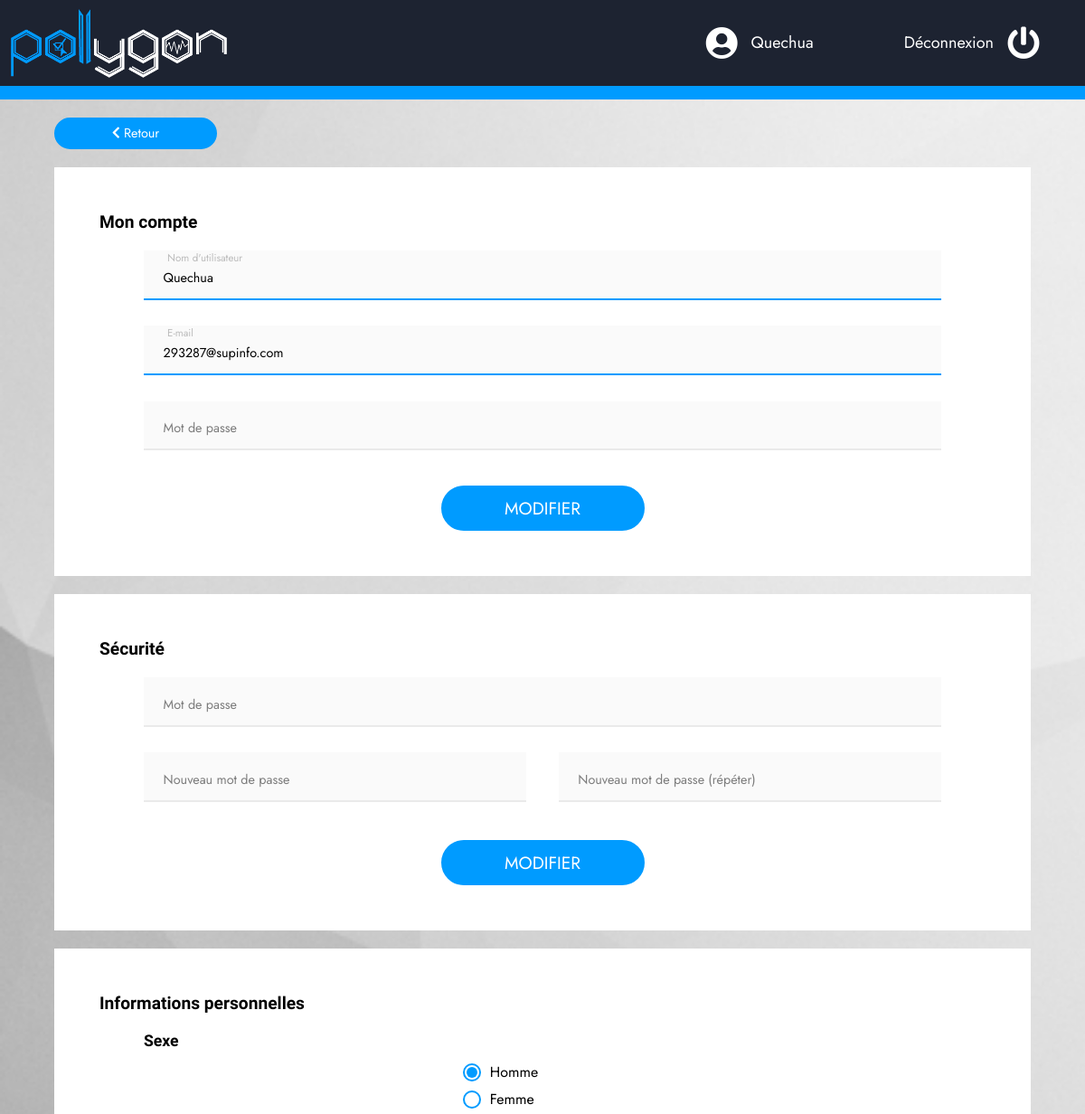
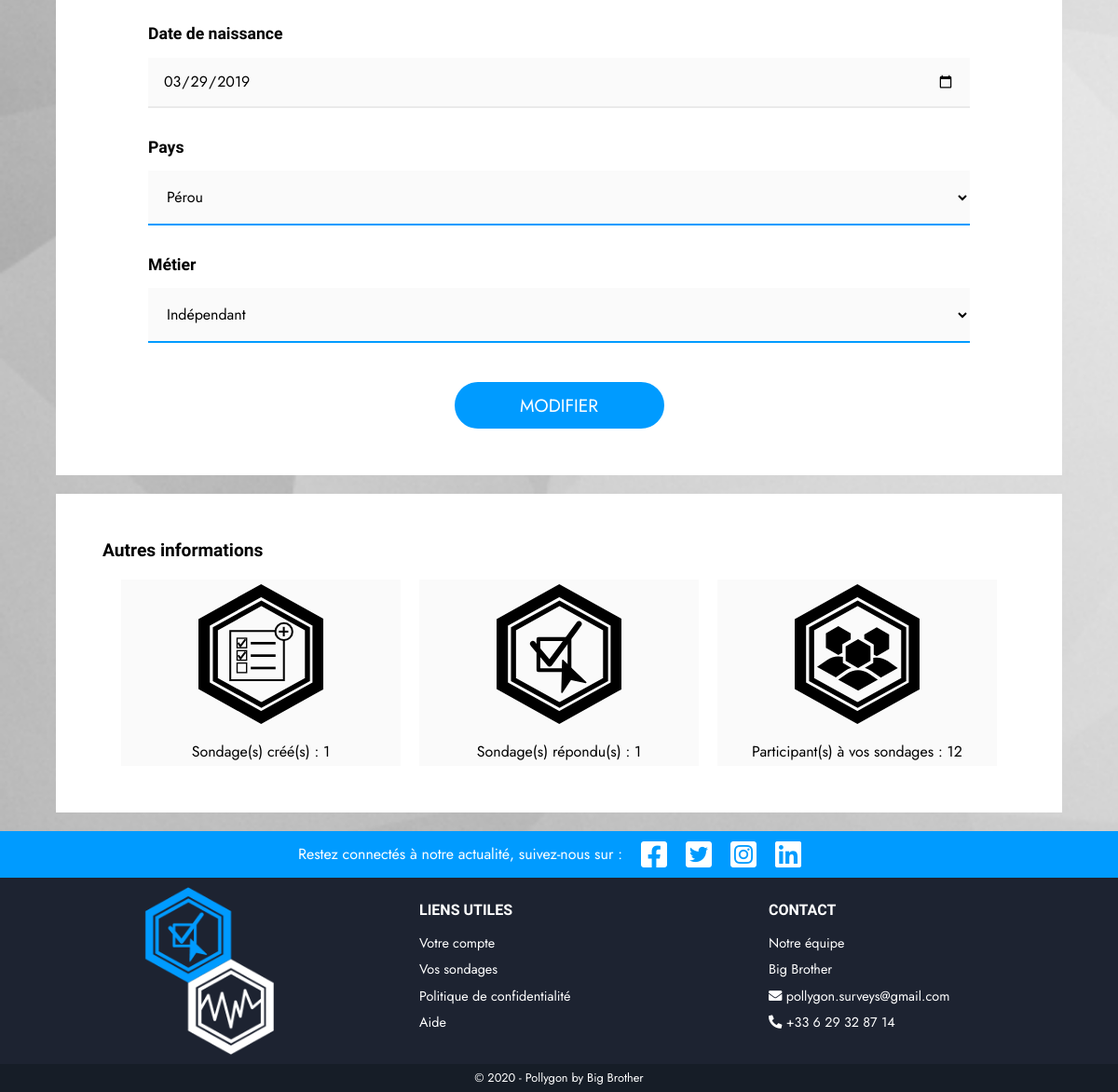
Screenshot of /my_account.php (signed in) with the database file from the repository (2 pictures, top to bottom).
### tables this page shows
CREATE TABLE IF NOT EXISTS `users` (
  `user_id` int(11) NOT NULL AUTO_INCREMENT,
  `username` varchar(32) NOT NULL,
  `email` varchar(255) NOT NULL,
  `password` varchar(255) NOT NULL,
  `gender` varchar(20) DEFAULT NULL,
  `birthdate` date DEFAULT NULL,
  `country` varchar(255) DEFAULT NULL,
  `job` varchar(255) DEFAULT NULL,
  PRIMARY KEY (`user_id`)
);

### my_account.php (called while the page is built, shortened)
<?php
require_once "./init.php";
$UserManager = new Users($db);
$user = $UserManager->get($_SESSION["user_id"]);
if ($user)  $user = $user[0];
else        $user = [];
require_once "./views/my_account_v.php";

### classes/PDOFactory.php (called while the page is built, shortened)
<?php
abstract class PDOFactory {
    public static function sendQuery($db, $sql, $vars = [], $return = true) {
        $query = $db->prepare($sql);
        $result = [];
        foreach ($vars as $name => $value) {
            if      (is_int($value))    $type = PDO::PARAM_INT;
            elseif  (is_bool($value))   $type = PDO::PARAM_BOOL;
            else                        $type = PDO::PARAM_STR;
            $query->bindValue(":$name", $value, $type);
        }
        $query->execute();
        if ($return) while ($d = $query->fetch(PDO::FETCH_ASSOC)) { $result[] = $d; }
        if ($return) return $result;
    }
}

### classes/Users.php (called while the page is built, shortened)
<?php
class Users {
    private $_db;
    public function __construct(PDO $db) {
        $this->_db = $db;
    }
    public function get($user_id) {
        return PDOFactory::sendQuery(
            $this->_db,
            'SELECT username, email, gender, birthdate, country, job FROM users WHERE user_id = :user_id',
            ["user_id" => (int) $user_id]
        );
    }
}

### views/models/fields/username_f.php (the view)
<div class="field floating_label_wrapper">
    <input type="text" id="username" class="floating_label_input" name="username"
           minlength="1" maxlength="32" placeholder="Nom d'utilisateur"
           <?php if(isset($user)) { if (isset($user["username"])) { echo 'value="'.$user["username"].'"'; }} ?>
           required>
    <label for="username" class="floating_label">Nom d'utilisateur</label>
</div>

### views/models/fields/email_f.php
<div class="field floating_label_wrapper">
    <input type="email" id="email" class="floating_label_input" name="email"
           minlength="1" maxlength="255" placeholder="E-mail"
           <?php if(isset($user)) { if (isset($user["email"])) { echo 'value="'.$user["email"].'"'; }} ?>
           required>
    <label for="email" class="floating_label">E-mail</label>
</div>

### views/models/fields/birthdate_f.php (shortened to what this page needs)
<div class="field">
    <h3>Date de naissance</h3>
    <input type="date" id="birthdate" name="birthdate"
           min="1900-01-01" max="2020-12-31"
           <?php if(isset($user)) { if (isset($user["birthdate"])) { echo 'value="'.$user["birthdate"].'"'; }} ?>
           required>
</div>

### views/models/fields/country_f.php (shortened to what this page needs)
<?php
    $defaultCheck = "";
    if(isset($user)) {
        if (isset($user["country"])) {
            $defaultCheck = $user["country"];
        }
    }
?>
<div class="field">
    <h3>Pays</h3>
    <select id="country" name="country" required>
        <option value="PER" <?php if ($defaultCheck == "PER") echo "selected"; ?>>P&eacute;rou</option>
    </select>
</div>

### views/models/fields/job_f.php (shortened to what this page needs)
<?php
    $defaultCheck = "";
    if(isset($user)) {
        if (isset($user["job"])) {
            $defaultCheck = $user["job"];
        }
    }
?>
<div class="field">
    <h3>M&eacute;tier</h3>
    <select id="job" name="job" required>
        <option value="Ind&eacute;pendant" <?php if ($defaultCheck == "Indépendant") echo "selected"; ?>>Ind&eacute;pendant</option>
    </select>
</div>

### assets/css/main.css (style rules this page uses)
body { height: 100%; font-family: 'Jost', Arial, sans-serif; background: url("../images/bg_white_alt.jpg") no-repeat 0 0 fixed; background-size: cover; }
h1, h2, h3, h4, h5, h6 { margin: 0; font-family: 'Quicksand', Arial, sans-serif; font-weight: 600; }
form h3 { font-size: 1.1em; margin-bottom: 15px; }
.field { display: block; width: 90%; margin: 0 auto 2em auto; }
.field input, .field select { box-sizing: border-box; text-align: left; width: 100%; padding: 1.5em 1.5em 1em 1.5em; background: #FAFAFA; border: none; border-bottom: 2px #eaeaea solid; transition: background-color 100ms ease-in; }
.field input:focus, .field input:not(:placeholder-shown), .field select:focus, .field select:not(:invalid) { outline: none; box-shadow: none; border-color: #009BFF; }
.field input[type="date"] { padding: 1em; border-color: #eaeaea; cursor: pointer; }
.field select { padding: 1em; cursor: pointer; }
.floating_label_wrapper { position: relative; font-size: 0.9em; background: #FAFAFA; font-family: 'Jost', Arial, sans-serif; transition: background-color 100ms ease-in; }
.floating_label_input { position: relative; background: transparent !important; z-index: 2000; }
.floating_label_input::placeholder { color: transparent; }
.floating_label_input, .floating_label_input + .floating_label { display: block; width: 100%; max-height: 3.8em; line-height: 1; font: inherit; }
.floating_label_input + .floating_label { box-sizing: border-box; position: absolute; top: 0; left: 0; text-align: left; padding: 1.5em; transition: transform .25s, opacity .25s ease-in-out; transform-origin: 0 0; opacity: .5; -webkit-user-select: none; -khtml-user-select: none; -moz-user-select: none; -o-user-select: none; user-select: none; z-index: 1500; }
.floating_label_input:focus + .floating_label, .floating_label_input:not(:placeholder-shown) + .floating_label { transform: translate(1%, -30%) scale(.8); opacity: .25; }
.account_box .field { text-align: left; }
.stat svg { max-width: 225px; max-height: 150px; }

### rows the page displays
users: username "Quechua", email "293287@supinfo.com", birthdate "03/29/2019", country "Pérou", job "Indépendant"

### other values shown
$_SESSION["username"] "Quechua"
$surveys_count "1"
$surveys_answered_count "1"
$surveys_members "12"
